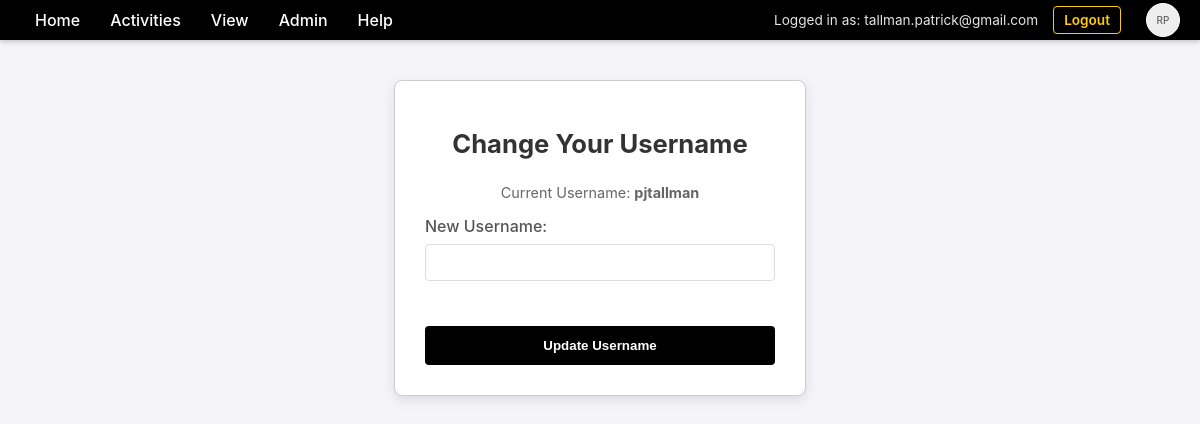
The app's page /settings/user/change-username (signed in) with its own data.
### database.py (models this page shows)
class Role(Base):
    __tablename__ = "roles"
    id = Column(Integer, primary_key=True, index=True)
    name = Column(String, unique=True, index=True)
    description = Column(String)
    users = relationship("User", secondary=user_roles, back_populates="roles")
    permissions = relationship("Permission", back_populates="role", cascade="all, delete-orphan")

class User(Base):
    __tablename__ = "users"
    id = Column(Integer, primary_key=True, index=True)
    username = Column(String, unique=True, index=True)
    email = Column(String, unique=True, index=True)
    hashed_password = Column(String, nullable=True)
    is_authorized = Column(Boolean, default=True)
    force_password_change = Column(Boolean, default=False)
    provider = Column(String, default="local")
    profile_json = Column(Text, nullable=True)
    photo_url = Column(String, nullable=True)
    settings = relationship("UserSetting", back_populates="user", cascade="all, delete-orphan")
    roles = relationship("Role", secondary=user_roles, back_populates="users")
    permissions = relationship("Permission", back_populates="user", cascade="all, delete-orphan")

### main.py (the view)
@app.get("/settings/user/change-username", response_class=HTMLResponse, tags=[PageType.SETTINGS])
async def user_change_username_page(
    request: Request,
    accept_language: str = Header(None),
    user: User = Depends(check_page_permission),
):
    t = get_text(accept_language)
    return templates.TemplateResponse(request, "user_change_username.html", {"t": t, "user": user})

### templates/user_change_username.html (shortened to what this page needs)
{% extends "base.html" %}
{% block content %}
    <div class="login-container" style="max-width: 400px; margin: 0 auto;">
        <h1>{{ t.heading_change_your_username }}</h1>
        <p>{{ t.label_current_username }}: <strong>{{ user.username }}</strong></p>
        <form action="/settings/user/change-username" method="post">
            <label>{{ t.label_new_username or 'New Username:' }}</label>
            <input type="text" name="new_username" required>
            <br><br>
            <button type="submit">{{ t.btn_update_username }}</button>
        </form>
    </div>
{% endblock %}

### templates/base.html (shortened to what this page needs)
<!DOCTYPE html>
<html>
<head>
    <link rel="stylesheet" href="/static/css/style.css">
</head>
<body>
    <div class="menu-bar">
        <div class="menu-item" data-href="/">{{ t.item_home or 'Home' }}</div>
        <div class="menu-item">{{ t.menu_activities or 'Activities' }}
        </div>
        <div class="menu-item">{{ t.menu_view }}
        </div>
        <div class="menu-item">{{ t.menu_admin or 'Admin' }}
        </div>
        <div class="menu-item">{{ t.menu_help }}
        </div>
        <div class="user-info">
            {% if user %}
                <span>{{ t.msg_logged_in_as }} {{ user.email }}</span>
                <a href="/logout" style="margin-right: 15px;">{{ t.nav_logout }}</a>
                <div class="menu-item" style="padding: 0;">
                    {% if user.photo_url %}
                        <img src="{{ user.photo_url }}" class="user-photo" alt="User Photo">
                    {% else %}
                        <div class="user-photo" style="display: flex; align-items: center; justify-content: center; font-size: 10px; color: #666;">
                            RP
                        </div>
                    {% endif %}
                </div>
            {% else %}
                <a href="/login">{{ t.nav_login }}</a>
                <a href="/register">{{ t.nav_register }}</a>
            {% endif %}
        </div>
    </div>
    <div class="content">
        {% block content %}{% endblock %}
    </div>
</body>
</html>

### static/css/style.css (style rules this page uses)
body { font-family: -apple-system, BlinkMacSystemFont, "Segoe UI", Roboto, Helvetica, Arial, sans-serif; margin: 0; padding: 0; background-color: #f4f4f9; }
.menu-bar { background-color: #000000; color: #ffffff; display: flex; padding: 0 20px; align-items: stretch; box-shadow: 0 2px 5px rgba(0,0,0,0.2); height: 40px; }
.menu-item { position: relative; padding: 0 15px; cursor: pointer; font-weight: 500; display: flex; align-items: center; }
.content { padding: 40px; max-width: 800px; margin: 0 auto; }
.login-container, .register-container { width: 350px; margin: 100px auto; padding: 30px; border: 1px solid #ccc; border-radius: 8px; background-color: #ffffff; box-shadow: 0 4px 12px rgba(0,0,0,0.1); }
.login-container h1, .register-container h1 { text-align: center; font-size: 1.6em; margin-bottom: 25px; color: #333; }
.login-container label, .register-container label { display: block; margin-top: 15px; font-weight: 500; color: #555; }
.login-container input, .register-container input { width: 100%; padding: 10px; margin-top: 8px; border: 1px solid #ddd; border-radius: 4px; box-sizing: border-box; }
.login-container button, .register-container button { width: 100%; padding: 12px; margin-top: 25px; background-color: #000000; color: white; border: none; border-radius: 4px; cursor: pointer; font-weight: 600; }
.login-container p, .register-container p { text-align: center; margin-top: 20px; font-size: 0.9em; color: #666; }
.user-info { margin-left: auto; display: flex; align-items: center; color: white; font-size: 0.85em; }
.user-info span { margin-right: 15px; opacity: 0.9; }
.user-info a { color: #ffcc00; font-weight: 600; text-decoration: none; padding: 5px 10px; border: 1px solid #ffcc00; border-radius: 4px; }
.user-photo { width: 32px; height: 32px; border-radius: 50%; background: #eee; margin-left: 10px; object-fit: cover; border: 1px solid #fff; }

### records on screen
Role: name "Admin"
User: email "tallman.patrick@gmail.com", username "pjtallman"

### other values on screen
{{ t.item_home or 'Home' }} "Home"
{{ t.menu_activities or 'Activities' }} "Activities"
{{ t.menu_view }} "View"
{{ t.menu_help }} "Help"
{{ t.msg_logged_in_as }} "Logged in as:"
{{ t.nav_logout }} "Logout"
{{ t.heading_change_your_username }} "Change Your Username"
{{ t.label_current_username }} "Current Username"
{{ t.label_new_username or 'New Username:' }} "New Username:"
{{ t.btn_update_username }} "Update Username"
